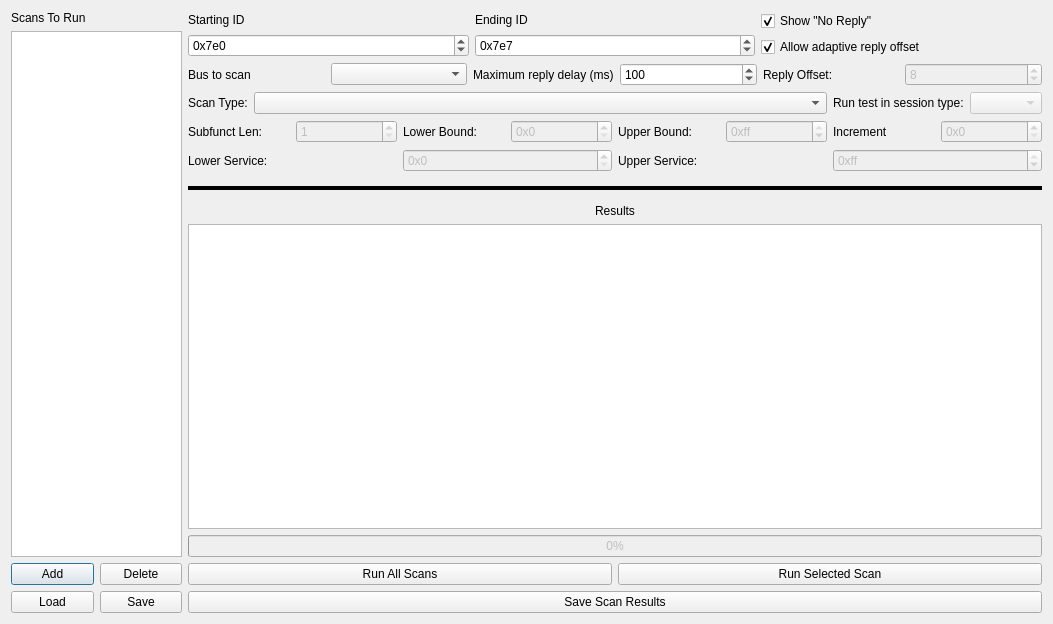
<?xml version="1.0" encoding="UTF-8"?>
<ui version="4.0">
 <class>UDSScanWindowLIN</class>
 <widget class="QDialog" name="UDSScanWindowLIN">
  <property name="geometry">
   <rect>
    <x>0</x>
    <y>0</y>
    <width>1053</width>
    <height>624</height>
   </rect>
  </property>
  <property name="windowTitle">
   <string>UDS Scanner</string>
  </property>
  <layout class="QHBoxLayout" name="horizontalLayout_9" stretch="1,5">
   <item>
    <layout class="QVBoxLayout" name="verticalLayout">
     <item>
      <widget class="QLabel" name="label_13">
       <property name="text">
        <string>Scans To Run</string>
       </property>
      </widget>
     </item>
     <item>
      <widget class="QListWidget" name="listScansToRun"/>
     </item>
     <item>
      <layout class="QHBoxLayout" name="horizontalLayout_11">
       <item>
        <widget class="QPushButton" name="btnAdd">
         <property name="text">
          <string>Add</string>
         </property>
        </widget>
       </item>
       <item>
        <widget class="QPushButton" name="btnDelete">
         <property name="text">
          <string>Delete</string>
         </property>
        </widget>
       </item>
      </layout>
     </item>
     <item>
      <layout class="QHBoxLayout" name="horizontalLayout_7">
       <item>
        <widget class="QPushButton" name="btnLoad">
         <property name="text">
          <string>Load</string>
         </property>
        </widget>
       </item>
       <item>
        <widget class="QPushButton" name="btnSave">
         <property name="text">
          <string>Save</string>
         </property>
        </widget>
       </item>
      </layout>
     </item>
    </layout>
   </item>
   <item>
    <layout class="QVBoxLayout" name="verticalLayout_4">
     <item>
      <layout class="QHBoxLayout" name="horizontalLayout">
       <item>
        <layout class="QVBoxLayout" name="verticalLayout_3">
         <item>
          <widget class="QLabel" name="label_4">
           <property name="text">
            <string>Starting ID</string>
           </property>
          </widget>
         </item>
         <item>
          <widget class="QSpinBox" name="spinStartID">
           <property name="prefix">
            <string>0x</string>
           </property>
           <property name="maximum">
            <number>536870911</number>
           </property>
           <property name="value">
            <number>2016</number>
           </property>
           <property name="displayIntegerBase">
            <number>16</number>
           </property>
          </widget>
         </item>
        </layout>
       </item>
       <item>
        <layout class="QVBoxLayout" name="verticalLayout_2">
         <item>
          <widget class="QLabel" name="label_3">
           <property name="text">
            <string>Ending ID</string>
           </property>
          </widget>
         </item>
         <item>
          <widget class="QSpinBox" name="spinEndID">
           <property name="prefix">
            <string>0x</string>
           </property>
           <property name="maximum">
            <number>536870911</number>
           </property>
           <property name="value">
            <number>2023</number>
           </property>
           <property name="displayIntegerBase">
            <number>16</number>
           </property>
          </widget>
         </item>
        </layout>
       </item>
       <item>
        <layout class="QVBoxLayout" name="verticalLayout_5">
         <item>
          <widget class="QCheckBox" name="ckShowNoReply">
           <property name="text">
            <string>Show &quot;No Reply&quot;</string>
           </property>
           <property name="checked">
            <bool>true</bool>
           </property>
          </widget>
         </item>
         <item>
          <widget class="QCheckBox" name="cbAllowAdaptiveOffset">
           <property name="text">
            <string>Allow adaptive reply offset</string>
           </property>
           <property name="checked">
            <bool>true</bool>
           </property>
          </widget>
         </item>
        </layout>
       </item>
      </layout>
     </item>
     <item>
      <layout class="QHBoxLayout" name="horizontalLayout_3">
       <item>
        <widget class="QLabel" name="label">
         <property name="text">
          <string>Bus to scan</string>
         </property>
        </widget>
       </item>
       <item>
        <widget class="QComboBox" name="cbBuses"/>
       </item>
       <item>
        <widget class="QLabel" name="label_7">
         <property name="text">
          <string>Maximum reply delay (ms)</string>
         </property>
        </widget>
       </item>
       <item>
        <widget class="QSpinBox" name="spinDelay">
         <property name="minimum">
          <number>50</number>
         </property>
         <property name="maximum">
          <number>10000</number>
         </property>
         <property name="singleStep">
          <number>10</number>
         </property>
         <property name="value">
          <number>100</number>
         </property>
        </widget>
       </item>
       <item>
        <widget class="QLabel" name="label_5">
         <property name="text">
          <string>Reply Offset:</string>
         </property>
        </widget>
       </item>
       <item>
        <widget class="QSpinBox" name="spinReplyOffset">
         <property name="enabled">
          <bool>false</bool>
         </property>
         <property name="minimum">
          <number>-128</number>
         </property>
         <property name="maximum">
          <number>128</number>
         </property>
         <property name="value">
          <number>8</number>
         </property>
        </widget>
       </item>
      </layout>
     </item>
     <item>
      <layout class="QHBoxLayout" name="horizontalLayout_4">
       <item>
        <widget class="QLabel" name="label_6">
         <property name="sizePolicy">
          <sizepolicy hsizetype="Minimum" vsizetype="Preferred">
           <horstretch>0</horstretch>
           <verstretch>0</verstretch>
          </sizepolicy>
         </property>
         <property name="text">
          <string>Scan Type:</string>
         </property>
        </widget>
       </item>
       <item>
        <widget class="QComboBox" name="cbScanType">
         <property name="sizePolicy">
          <sizepolicy hsizetype="Expanding" vsizetype="Fixed">
           <horstretch>0</horstretch>
           <verstretch>0</verstretch>
          </sizepolicy>
         </property>
        </widget>
       </item>
       <item>
        <widget class="QLabel" name="label_14">
         <property name="text">
          <string>Run test in session type:</string>
         </property>
        </widget>
       </item>
       <item>
        <widget class="QComboBox" name="cbSessType">
         <property name="enabled">
          <bool>false</bool>
         </property>
        </widget>
       </item>
      </layout>
     </item>
     <item>
      <layout class="QHBoxLayout" name="horizontalLayout_2"/>
     </item>
     <item>
      <layout class="QHBoxLayout" name="horizontalLayout_5">
       <item>
        <widget class="QLabel" name="label_8">
         <property name="text">
          <string>Subfunct Len:</string>
         </property>
        </widget>
       </item>
       <item>
        <widget class="QSpinBox" name="spinNumBytes">
         <property name="enabled">
          <bool>false</bool>
         </property>
         <property name="minimum">
          <number>1</number>
         </property>
         <property name="maximum">
          <number>4</number>
         </property>
         <property name="value">
          <number>1</number>
         </property>
        </widget>
       </item>
       <item>
        <widget class="QLabel" name="label_9">
         <property name="text">
          <string>Lower Bound:</string>
         </property>
        </widget>
       </item>
       <item>
        <widget class="QSpinBox" name="spinLowerSubfunc">
         <property name="enabled">
          <bool>false</bool>
         </property>
         <property name="prefix">
          <string>0x</string>
         </property>
         <property name="maximum">
          <number>255</number>
         </property>
         <property name="displayIntegerBase">
          <number>16</number>
         </property>
        </widget>
       </item>
       <item>
        <widget class="QLabel" name="label_10">
         <property name="text">
          <string>Upper Bound:</string>
         </property>
        </widget>
       </item>
       <item>
        <widget class="QSpinBox" name="spinUpperSubfunc">
         <property name="enabled">
          <bool>false</bool>
         </property>
         <property name="prefix">
          <string>0x</string>
         </property>
         <property name="maximum">
          <number>255</number>
         </property>
         <property name="value">
          <number>255</number>
         </property>
         <property name="displayIntegerBase">
          <number>16</number>
         </property>
        </widget>
       </item>
       <item>
        <widget class="QLabel" name="label_15">
         <property name="text">
          <string>Increment</string>
         </property>
        </widget>
       </item>
       <item>
        <widget class="QSpinBox" name="spinIncrement">
         <property name="enabled">
          <bool>false</bool>
         </property>
         <property name="prefix">
          <string>0x</string>
         </property>
         <property name="maximum">
          <number>1024</number>
         </property>
         <property name="singleStep">
          <number>1</number>
         </property>
         <property name="displayIntegerBase">
          <number>16</number>
         </property>
        </widget>
       </item>
      </layout>
     </item>
     <item>
      <layout class="QHBoxLayout" name="horizontalLayout_6">
       <item>
        <widget class="QLabel" name="label_11">
         <property name="text">
          <string>Lower Service:</string>
         </property>
        </widget>
       </item>
       <item>
        <widget class="QSpinBox" name="spinLowerService">
         <property name="enabled">
          <bool>false</bool>
         </property>
         <property name="prefix">
          <string>0x</string>
         </property>
         <property name="maximum">
          <number>255</number>
         </property>
         <property name="displayIntegerBase">
          <number>16</number>
         </property>
        </widget>
       </item>
       <item>
        <widget class="QLabel" name="label_12">
         <property name="text">
          <string>Upper Service:</string>
         </property>
        </widget>
       </item>
       <item>
        <widget class="QSpinBox" name="spinUpperService">
         <property name="enabled">
          <bool>false</bool>
         </property>
         <property name="prefix">
          <string>0x</string>
         </property>
         <property name="maximum">
          <number>255</number>
         </property>
         <property name="value">
          <number>255</number>
         </property>
         <property name="displayIntegerBase">
          <number>16</number>
         </property>
        </widget>
       </item>
      </layout>
     </item>
     <item>
      <widget class="Line" name="line">
       <property name="minimumSize">
        <size>
         <width>0</width>
         <height>20</height>
        </size>
       </property>
       <property name="frameShadow">
        <enum>QFrame::Plain</enum>
       </property>
       <property name="lineWidth">
        <number>4</number>
       </property>
       <property name="orientation">
        <enum>Qt::Horizontal</enum>
       </property>
      </widget>
     </item>
     <item>
      <widget class="QLabel" name="label_2">
       <property name="text">
        <string>Results</string>
       </property>
       <property name="alignment">
        <set>Qt::AlignCenter</set>
       </property>
      </widget>
     </item>
     <item>
      <widget class="QTreeWidget" name="treeResults">
       <attribute name="headerVisible">
        <bool>false</bool>
       </attribute>
       <column>
        <property name="text">
         <string notr="true">1</string>
        </property>
       </column>
      </widget>
     </item>
     <item>
      <widget class="QProgressBar" name="progressBar">
       <property name="enabled">
        <bool>false</bool>
       </property>
       <property name="value">
        <number>0</number>
       </property>
       <property name="textVisible">
        <bool>true</bool>
       </property>
       <property name="invertedAppearance">
        <bool>false</bool>
       </property>
      </widget>
     </item>
     <item>
      <layout class="QHBoxLayout" name="horizontalLayout_8">
       <item>
        <widget class="QPushButton" name="btnScanAll">
         <property name="text">
          <string>Run All Scans</string>
         </property>
        </widget>
       </item>
       <item>
        <widget class="QPushButton" name="btnScanSelected">
         <property name="text">
          <string>Run Selected Scan</string>
         </property>
        </widget>
       </item>
      </layout>
     </item>
     <item>
      <widget class="QPushButton" name="btnSaveResults">
       <property name="text">
        <string>Save Scan Results</string>
       </property>
      </widget>
     </item>
    </layout>
   </item>
  </layout>
 </widget>
 <tabstops>
  <tabstop>spinStartID</tabstop>
  <tabstop>spinEndID</tabstop>
  <tabstop>cbBuses</tabstop>
  <tabstop>spinDelay</tabstop>
  <tabstop>spinLowerService</tabstop>
  <tabstop>spinUpperService</tabstop>
  <tabstop>spinNumBytes</tabstop>
  <tabstop>spinLowerSubfunc</tabstop>
  <tabstop>spinUpperSubfunc</tabstop>
 </tabstops>
 <resources/>
 <connections/>
</ui>
